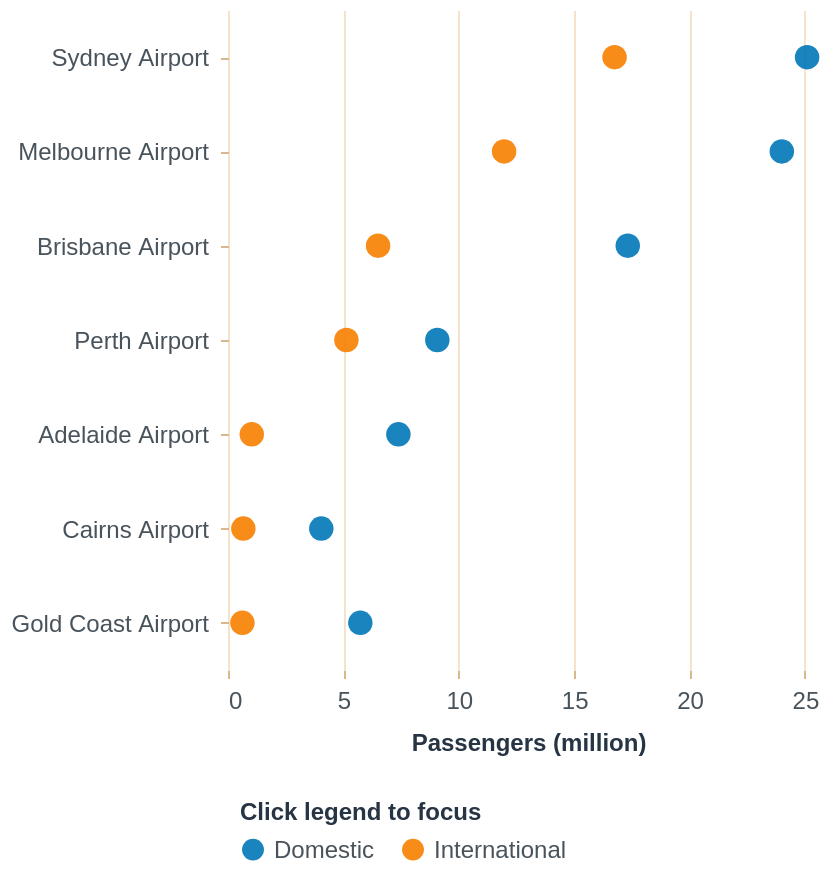

Describe this chart as a Vega-Lite specification.
### Vega-Lite specification from a JSON file in a GitHub repository (floating-point values rounded to 4 significant figures)
{"$schema": "https://vega.github.io/schema/vega-lite/v5.json", "description": "Grouped dot chart comparing domestic and international passenger volumes by airport.", "width": "container", "height": 330, "background": "transparent", "data": {"values": [{"airport": "Sydney Airport", "passenger_type": "Domestic", "passengers_million": 25.09}, {"airport": "Sydney Airport", "passenger_type": "International", "passengers_million": 16.75}, {"airport": "Melbourne Airport", "passenger_type": "Domestic", "passengers_million": 24.0}, {"airport": "Melbourne Airport", "passenger_type": "International", "passengers_million": 11.96}, {"airport": "Brisbane Airport", "passenger_type": "Domestic", "passengers_million": 17.32}, {"airport": "Brisbane Airport", "passenger_type": "International", "passengers_million": 6.504}, {"airport": "Perth Airport", "passenger_type": "Domestic", "passengers_million": 9.07}, {"airport": "Perth Airport", "passenger_type": "International", "passengers_million": 5.13}, {"airport": "Adelaide Airport", "passenger_type": "Domestic", "passengers_million": 7.384}, {"airport": "Adelaide Airport", "passenger_type": "International", "passengers_million": 1.03}, {"airport": "Gold Coast Airport", "passenger_type": "Domestic", "passengers_million": 5.734}, {"airport": "Gold Coast Airport", "passenger_type": "International", "passengers_million": 0.6243}, {"airport": "Cairns Airport", "passenger_type": "Domestic", "passengers_million": 4.043}, {"airport": "Cairns Airport", "passenger_type": "International", "passengers_million": 0.665}]}, "params": [{"name": "minAirportTraffic", "value": 0, "bind": {"input": "range", "min": 0, "max": 30, "step": 2, "name": "Hide dots below passengers (m) "}}, {"name": "passengerPick", "select": {"type": "point", "fields": ["passenger_type"]}, "bind": "legend"}], "mark": {"type": "circle", "size": 150, "opacity": 0.9, "stroke": "transparent", "strokeWidth": 1.4}, "encoding": {"y": {"field": "airport", "type": "nominal", "sort": "-x", "title": null, "axis": {}}, "x": {"field": "passengers_million", "type": "quantitative", "title": "Passengers (million)", "axis": {"tickCount": 5}}, "color": {"field": "passenger_type", "type": "nominal", "title": "Click legend to focus", "scale": {"range": ["#0077b6", "#f77f00"]}}, "opacity": {"condition": {"param": "passengerPick", "value": 0.9}, "value": 0.16}, "tooltip": [{"field": "airport"}, {"field": "passenger_type"}, {"field": "passengers_million", "title": "Passengers (m)", "format": ".1f"}]}, "config": {"background": "transparent", "view": {"stroke": "transparent"}, "axis": {"labelFont": "Arial", "labelFontSize": 12, "labelColor": "#49535b", "labelPadding": 6, "titleFont": "Arial", "titleFontSize": 12, "titleColor": "#273444", "titlePadding": 10, "grid": true, "gridColor": "#efd6b7", "gridOpacity": 0.7, "gridWidth": 1, "domain": false, "tickColor": "#d8b98d", "tickSize": 4}, "axisX": {"labelAngle": 0}, "axisY": {"grid": false}, "legend": {"orient": "bottom", "direction": "horizontal", "titleFont": "Arial", "titleFontSize": 12, "titleColor": "#273444", "labelFont": "Arial", "labelFontSize": 12, "labelColor": "#49535b", "symbolSize": 120, "symbolStrokeWidth": 1.2, "padding": 6}, "title": {"font": "Georgia", "fontSize": 18, "fontWeight": "bold", "color": "#14213d", "subtitleFont": "Arial", "subtitleFontSize": 12, "subtitleColor": "#5d6470", "anchor": "start"}, "range": {"category": ["#0077b6", "#f77f00", "#00a896", "#e85d75", "#9b5de5", "#fcbf49", "#2ec4b6", "#ff595e", "#1982c4", "#8ac926"]}}, "usermeta": {"style_note": "Restyled to match a warmer travel-guide page: soft paper background, muted axes, lighter gridlines, rounded marks, and consistent ocean/rust/sage palette.", "interactivity": "Move the slider to remove smaller traffic dots. Click the legend to focus domestic or international traffic. Hover for values."}, "transform": [{"filter": "datum.passengers_million >= minAirportTraffic"}]}
